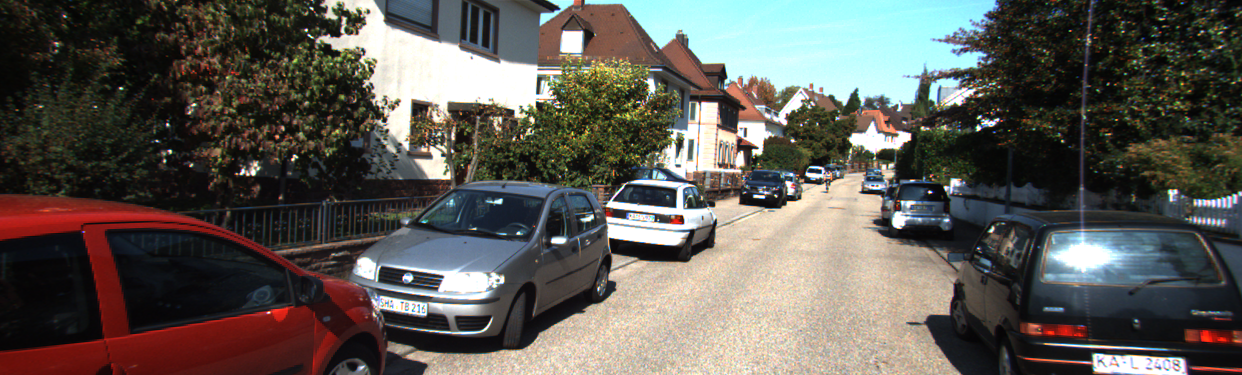
#> input picture images_local/000008.png, 1242 x 375 px; its folder holds 4 pictures in this run
$ python filerename.py
#> lines starting #> are read from the running program, lines starting #| are printed output that depends on the picture
import os
import cv2
# [9 lines of commented-out code are left out]
file = open("annotations.txt","w")

#code to split images into blocks and annotate
for filename in os.listdir("."):
    frame_small = cv2.imread(filename)
#> frame_small is the input picture: shape (375, 1242, 3); mean B, G, R 84.1, 90, 93.5
    gray = cv2.cvtColor(frame_small, cv2.COLOR_BGR2GRAY)
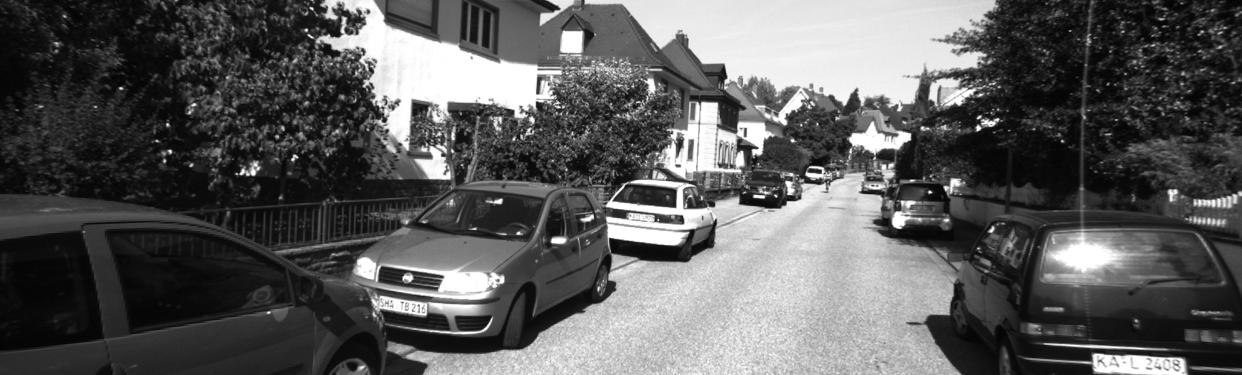
#> gray: shape (375, 1242); min 2, max 255, mean 90.4
    shape = frame_small.shape
#> shape = (375, 1242, 3)
    height = shape[0]
#> height = 375
    width = shape[1]
#> width = 1242
    h = 0
    w = 0
    found = False
    while (h+80 <= height) and found == False :
        while (w+105 <= width) and found == False :
            roi_gray = gray[h:h+80, w:w+105]
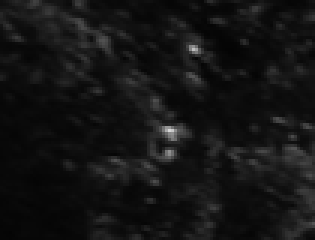
#> roi_gray: shape (80, 105) (shown 3 times larger); min 4, max 214, mean 19.9
            cv2.imshow((str)(filename)+"split"+(str)(h)+","+(str)(w)+"--"+(str)(h+80)+","+(str)(w+105), roi_gray)
            waitkey_return = cv2.waitKey(0)
#> (key Esc is pressed here)
            if waitkey_return == ord("f") :
                print ("Classified Face")
                file.write("images_local/"+(str)(filename)+","+(str)(w)+","+(str)(h)+","+(str)(w+105)
                           +","+(str)(h+80)+",Face\n")
            elif waitkey_return == ord("g") :
                print ("Classified Gesture")
                file.write("images_local/"+(str)(filename)+","+(str)(w)+","+(str)(h)+","+(str)(w+105)
                           +","+(str)(h+80)+",Gesture\n")
            else :
                print ("Classified DontCare")
            cv2.destroyAllWindows()
            w+=105
        w = 0
        h+=80
#> pass 2 of the loop `for filename in os.listdir("."):`:
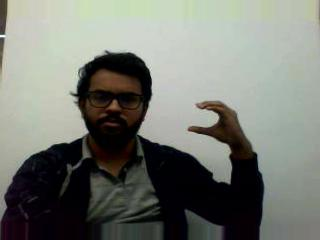
#> input picture images_local/1.jpg, 320 x 240 px
#> frame_small is the input picture: shape (240, 320, 3); mean B, G, R 115.2, 122.7, 119.6
#> `gray = cv2.cvtColor(frame_small, cv2.COLOR_BGR2GRAY)`:
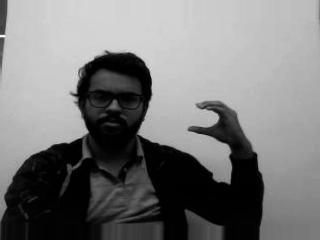
#> gray: shape (240, 320); min 0, max 254, mean 120.9
#> `roi_gray = gray[h:h+80, w:w+105]`:
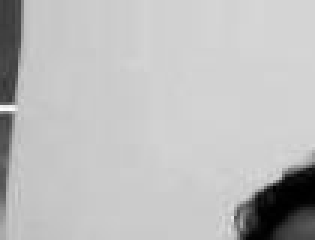
#> roi_gray: shape (80, 105) (shown 3 times larger); min 0, max 254, mean 189.2
#> pass 3 of the loop `for filename in os.listdir("."):`:
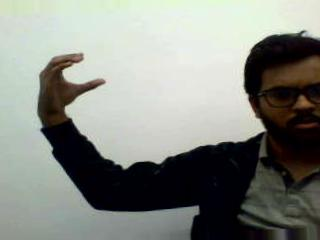
#> input picture images_local/1004.jpg, 320 x 240 px
#> frame_small is the input picture: shape (240, 320, 3); mean B, G, R 131.1, 137.9, 134.7
#> `gray = cv2.cvtColor(frame_small, cv2.COLOR_BGR2GRAY)`:
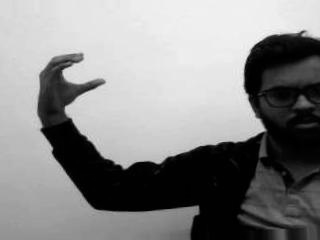
#> gray: shape (240, 320); min 0, max 250, mean 136.2
#> `roi_gray = gray[h:h+80, w:w+105]`:
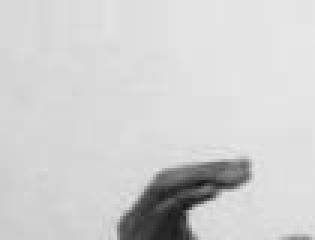
#> roi_gray: shape (80, 105) (shown 3 times larger); min 23, max 231, mean 208.9
#> (the run stopped early here; a loop or call above may not have finished)
